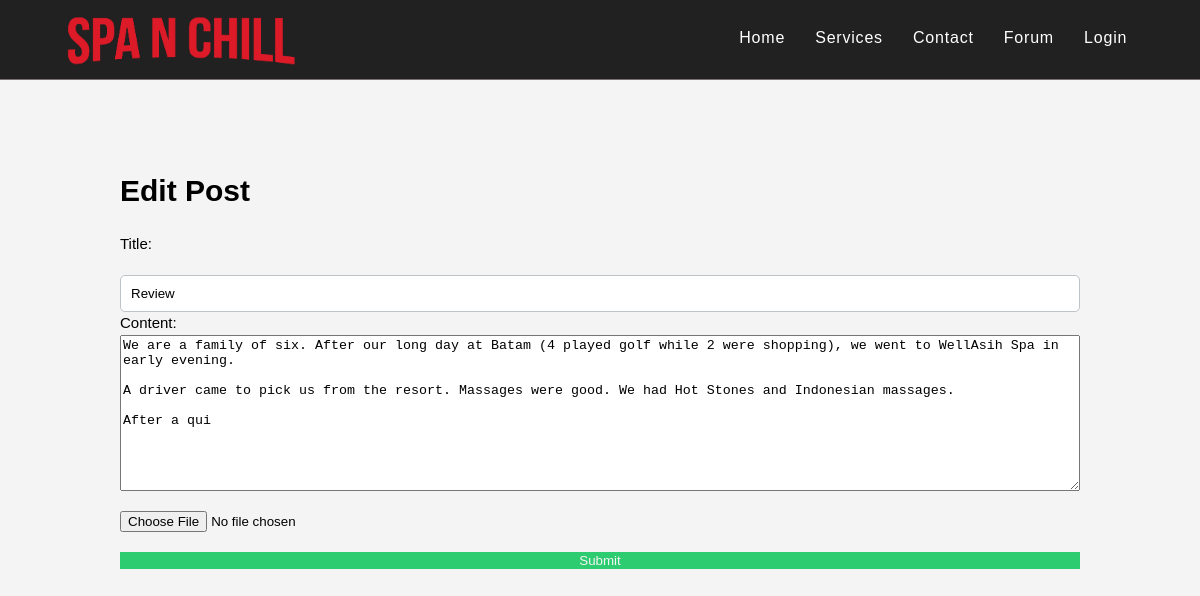
/auth/users/editPost.php?id=31, run on the app's committed database.
### tables this page shows
CREATE TABLE `posts` (
  `id` int(11) NOT NULL,
  `user_id` int(11) NOT NULL,
  `title` varchar(255) NOT NULL,
  `content` text NOT NULL,
  `image` varchar(255) NOT NULL,
  `created_at` timestamp NOT NULL DEFAULT CURRENT_TIMESTAMP
);

### auth/users/editPost.php (the view, shortened to what this page needs)
<!DOCTYPE html>
<html lang="en">
<head>
    <link rel="stylesheet" href="./../../style.css">
</head>
<body>
    <nav>
        <div class="container-fluid">
        <div class="nav-logo">
        <a href="./../../"><img style="height:64px; display:block; float:left" src="./../../images/navbrand.png" alt=""></a>
        </div>
        <ul class="nav-left">
                <li><a href="./../../">Home</a></li>
                <li><a href="./../../services.php">Services</a></li>
                <li><a href="./../../contact.php">Contact</a></li>
                <li><a href="./../../forum">Forum</a></li>
                <?php if(isset($_SESSION['user'])):?>
                <li><a href="#"><?=$_SESSION['user']?></a></li>
                <li><form action="./logout.php"><input
                style="margin:0; padding:0; background-color: transparent; font-size: 1em; font-family: Poppins" type="submit" value="Log-out" name="logout"></form></li>
                <?php else: ?>
                    <li><a href="./../auth/users/login.php">Login</a></li>
                <?php endif; ?>
        </ul>
        </div>
    </nav>      <br><br><br>
    <div class="container">
        <h1>Edit Post</h1>
        <form action="editPost.php" method="post" enctype="multipart/form-data">
        <?php
            if(isset($_GET['id']))
            $id = $_GET['id'];
            $mysqli = new mysqli('localhost', 'root', '', 'spanchill');
            $stmt = $mysqli->prepare("SELECT * FROM posts WHERE id = ?");
            $stmt->bind_param("s", $id);
            $stmt->execute();
            $result = $stmt->get_result();
            ?>
            <?php while($row = $result->fetch_assoc()): ?>
            <div class="" style="display:grid; grid-template-columns: 1fr">
            <label for="">Title:</label>
            <input type="text" name="title" value="<?=$row['title']?>" id="">
            <label for="">Content:</label>
            <textarea name="content" id="" cols="30" rows="10"><?=$row['content']?></textarea>
            <input type="file" name="userfile" id="">
            <input type="submit" name="editPost" value="Submit">
            </div>
            <?php endwhile;?>
        </form>
    </div>
</body>
</html>

### style.css (style rules this page uses)
html { scroll-behavior: smooth; }
a { text-decoration: none; }
body { font: 15px/1.5 Poppins,sans-serif; padding:0; margin:0; background-color:#f4f4f4; }
.container { max-width: 80%; margin:auto; overflow:hidden; }
.container-fluid { max-width: 90%; margin:auto; overflow:hidden; }
nav { width: 100%; height: 4rem; background-color: #212121; color: white; z-index: 1; position: sticky; border-bottom: #c0abab8e .5px solid; padding-top: 10px; padding-bottom: 5px; }
.nav-left { font-size: 1rem; float: right; }
.nav-left li { display: inline-block; margin: 0 .8rem; }
.nav-left li a { letter-spacing: 0.05rem; text-decoration: none; color: #ffffff; padding-bottom: 5px; }
input[type=text], input[type=date] { padding:10px; border-radius: 5px; border: #bdc3c7 1.5px solid }
input[type=submit] { background-color: #2ecc71; color:#f4f4f4; border: none; cursor: pointer; }
input { margin-top: 20px }
:root { --modal-duration: 1s; --modal-color: #2980b9; }

### data on the page
posts: title "Review", content "We are a family of six. After our long day at Batam (4 played golf while 2 were shopping), we went to WellAsih Spa in early evening. A driver came to pick us from the resort. Massages were good. We had Hot Stones and Indonesian massages. After a qui"
